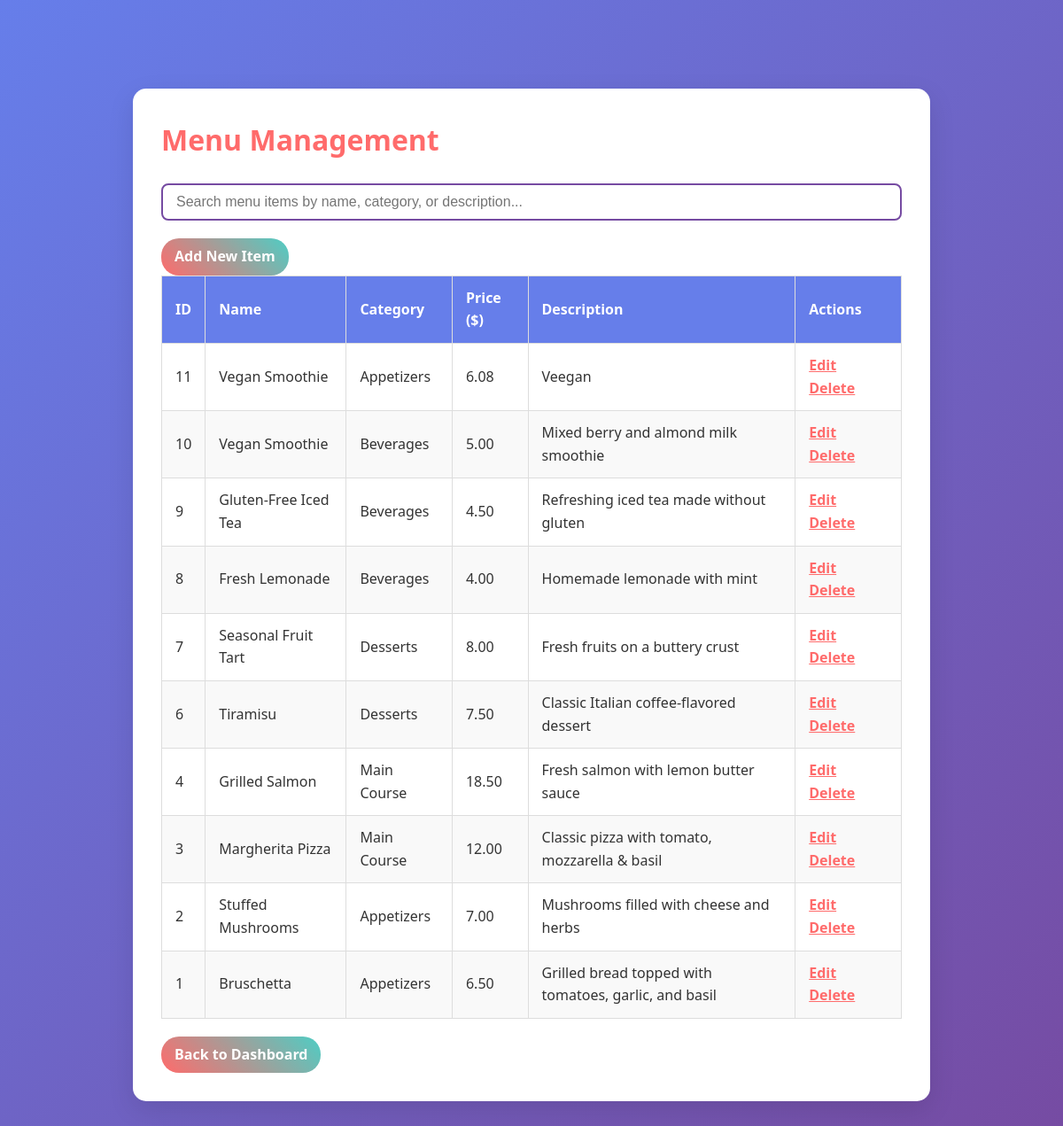
Page /View/menu_management.php (signed in) on the committed database.
### tables this page shows
CREATE TABLE `menu_items` (
  `id` int(11) NOT NULL,
  `category_id` int(11) NOT NULL,
  `name` varchar(255) NOT NULL,
  `description` text DEFAULT NULL,
  `price` decimal(10,2) NOT NULL,
  `photo` varchar(255) DEFAULT NULL,
  `is_seasonal` tinyint(1) DEFAULT 0,
  `availability_start` date DEFAULT NULL,
  `availability_end` date DEFAULT NULL,
  `is_available` tinyint(1) NOT NULL DEFAULT 1
);

CREATE TABLE `categories` (
  `id` int(11) NOT NULL,
  `name` varchar(100) NOT NULL,
  `description` text DEFAULT NULL
);

### View/menu_management.php (the view, shortened to what this page needs)
<?php
$con = getConnection();
$sql = "SELECT mi.id, mi.name, mi.price, mi.description, c.name AS category
        FROM menu_items mi
        LEFT JOIN categories c ON mi.category_id = c.id
        ORDER BY mi.id DESC";
$result = mysqli_query($con, $sql);
$menuItems = [];
if ($result) {
    while ($row = mysqli_fetch_assoc($result)) {
        $menuItems[] = $row;
    }
}
?>
<!DOCTYPE html>
<html lang="en">
<head>
<link rel="stylesheet" href="../asset/css/landingpage.css" />
</head>
<body>
<main>
  <h1>Menu Management</h1>
  <input type="text" id="searchInput" onkeyup="filterMenu()" placeholder="Search menu items by name, category, or description...">
  <a href="add_menu_item.php" class="button">Add New Item</a>
  <table id="menuTable">
    <thead>
      <tr>
        <th>ID</th>
        <th>Name</th>
        <th>Category</th>
        <th>Price ($)</th>
        <th>Description</th>
        <th>Actions</th>
      </tr>
    </thead>
    <tbody>
      <?php if (count($menuItems) === 0): ?>
      <tr><td colspan="6" style="text-align:center;">No menu items found.</td></tr>
      <?php else: ?>
        <?php foreach ($menuItems as $item): ?>
        <tr>
          <td><?= htmlspecialchars($item['id']) ?></td>
          <td><?= htmlspecialchars($item['name']) ?></td>
          <td><?= htmlspecialchars($item['category']) ?></td>
          <td><?= number_format($item['price'], 2) ?></td>
          <td><?= htmlspecialchars($item['description']) ?></td>
          <td class="actions">
            <a href="edit_menu_item.php?id=<?= $item['id'] ?>">Edit</a>
            <a href="menu_management.php?delete_id=<?= $item['id'] ?>" onclick="return confirm('Are you sure you want to delete this item?')">Delete</a>
          </td>
        </tr>
        <?php endforeach; ?>
      <?php endif; ?>
    </tbody>
  </table>
  <a href="home.php" class="button" style="margin-top: 20px; display:inline-block;">Back to Dashboard</a>
</main>
</body>
</html>

### Asset/css/landingpage.css (style rules this page uses)
* { margin: 0; padding: 0; box-sizing: border-box; }
body { font-family: 'Segoe UI', Tahoma, Geneva, Verdana, sans-serif; line-height: 1.6; color: #333; background: linear-gradient(135deg, #667eea 0%, #764ba2 100%); min-height: 100vh; }

### View/menu_management.php (style rules this page uses)
main { max-width: 900px; margin: 100px auto 50px; background: white; padding: 2rem; border-radius: 15px; box-shadow: 0 10px 30px rgba(0,0,0,0.1); }
h1 { margin-bottom: 1.5rem; color: #ff6b6b; }
#searchInput { width: 100%; padding: 10px 15px; font-size: 1rem; margin-bottom: 20px; border: 2px solid #764ba2; border-radius: 8px; }
table { width: 100%; border-collapse: collapse; }
th, td { border: 1px solid #ddd; padding: 12px 15px; text-align: left; }
th { background: #667eea; color: white; }
tr:nth-child(even) { background: #f9f9f9; }
a.button { display: inline-block; padding: 8px 15px; margin-right: 10px; background: linear-gradient(45deg, #ff6b6b, #4ecdc4); color: white; border-radius: 20px; text-decoration: none; font-weight: 600; transition: background 0.3s ease; }
.actions a { margin-right: 10px; color: #ff6b6b; font-weight: bold; cursor: pointer; }

### rows in the picture
menu_items: id "11", name "Vegan Smoothie", category.name "Appetizers", price "6.08", description "Veegan"
menu_items: id "10", name "Vegan Smoothie", category.name "Beverages", price "5.00", description "Mixed berry and almond milk smoothie"
menu_items: id "9", name "Gluten-Free Iced Tea", category.name "Beverages", price "4.50", description "Refreshing iced tea made without gluten"
menu_items: id "8", name "Fresh Lemonade", category.name "Beverages", price "4.00", description "Homemade lemonade with mint"
menu_items: id "7", name "Seasonal Fruit Tart", category.name "Desserts", price "8.00", description "Fresh fruits on a buttery crust"
menu_items: id "6", name "Tiramisu", category.name "Desserts", price "7.50", description "Classic Italian coffee-flavored dessert"
menu_items: id "4", name "Grilled Salmon", category.name "Main Course", price "18.50", description "Fresh salmon with lemon butter sauce"
menu_items: id "3", name "Margherita Pizza", category.name "Main Course", price "12.00", description "Classic pizza with tomato, mozzarella & basil"
menu_items: id "2", name "Stuffed Mushrooms", category.name "Appetizers", price "7.00", description "Mushrooms filled with cheese and herbs"
menu_items: id "1", name "Bruschetta", category.name "Appetizers", price "6.50", description "Grilled bread topped with tomatoes, garlic, and basil"
